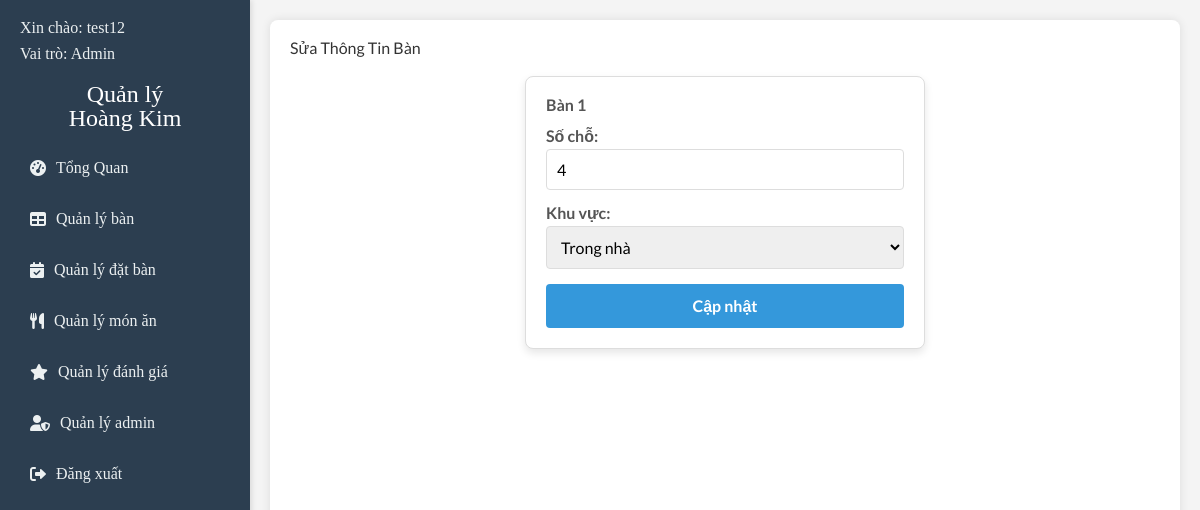
The app's page /admin/handleTable/edit_table.php?id=1 (signed in) with its own data.
### tables this page shows
CREATE TABLE `tables` (
  `id` int(11) NOT NULL,
  `capacity` int(11) NOT NULL,
  `zone` enum('trong nhà','ngoài trời','vip') DEFAULT 'trong nhà',
  `status` enum('trống','đã đặt') DEFAULT 'trống',
  `created_at` timestamp NOT NULL DEFAULT current_timestamp()
);

### admin/handleTable/edit_table.php (the view, shortened to what this page needs)
<link rel="stylesheet" href="../css/reset.css" />
<link rel="stylesheet" href="../css/style.css">
<?php
include("../db_connection.php");
include("../partials/navbar.php");
$id = intval($_GET['id']);
$sql = "SELECT * FROM tables WHERE id = ?";
$stmt = $conn->prepare($sql);
$stmt->bind_param("i", $id);
$stmt->execute();
$result = $stmt->get_result();
if ($result->num_rows === 1) {
  $table = $result->fetch_assoc();
} else {
  echo "Không tìm thấy bàn!";
  exit();
}
?>
<main class="content">
  <h2>Sửa Thông Tin Bàn</h2>
  <form action="update_table.php" method="POST" class="edit-table-form">
    <div class="form-group">
      <label for="id"><?php echo "Bàn " . $table['id']; ?></label>
    </div>
    <div class="form-group">
      <label for="capacity">Số chỗ:</label>
      <input type="number" name="capacity" value="<?php echo $table['capacity']; ?>" placeholder="Nhập số chỗ ngồi..." required>
    </div>
    <div class="form-group">
      <label for="zone">Khu vực:</label>
      <select name="zone" required>
        <option value="trong nhà" <?php if ($table['zone'] === 'trong nhà') echo 'selected'; ?>>Trong nhà</option>
      </select>
    </div>
    <button type="submit" class="btn-submit">Cập nhật</button>
  </form>
</main>

### admin/css/style.css (style rules this page uses)
* { margin: 0; padding: 0; box-sizing: border-box; font-family: "Lato", sans-serif; }
body { display: flex; min-height: 100vh; background-color: #f4f4f4; color: #333; }
.content { flex: 1; padding: 20px; background: #fff; box-shadow: 0 0 10px rgba(0, 0, 0, 0.1); border-radius: 8px; margin: 20px; }

### admin/handleTable/edit_table.php (style rules this page uses)
.edit-table-form { max-width: 400px; margin: 20px auto; padding: 20px; border: 1px solid #ddd; border-radius: 8px; box-shadow: 0 4px 8px rgba(0, 0, 0, 0.1); background-color: #ffffff; }
.form-group { margin-bottom: 15px; }
.form-group label { display: block; margin-bottom: 5px; font-weight: bold; color: #555; }
.form-group input, .form-group select { width: 100%; padding: 10px; font-size: 16px; border: 1px solid #ddd; border-radius: 4px; transition: all 0.3s ease; }
.btn-submit { width: 100%; padding: 12px 15px; background-color: #3498db; color: #fff; font-size: 16px; font-weight: bold; border: none; border-radius: 4px; cursor: pointer; transition: background-color 0.3s ease; }

### records on screen
tables: id "1", capacity "4", zone "Trong nhà"

### other values on screen
$_SESSION['username'] "test12"
$_SESSION['user_role'] "Admin"
